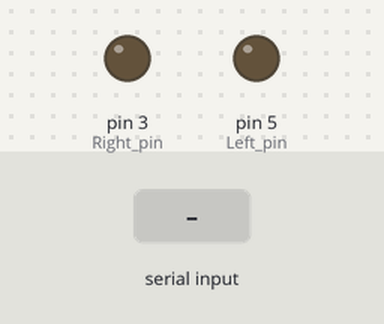
Simulated run of this sketch. Board: Arduino Uno, built with avr-gcc and run on an emulated ATmega328P. Parts: output pins drawn as LEDs (lit = HIGH). The test bench sets the inputs (shaded band). What the sketch prints to the serial monitor is not drawn.

Above: at 1.2 s.
1.3 s: "1" received over Serial
At 1.7 s:
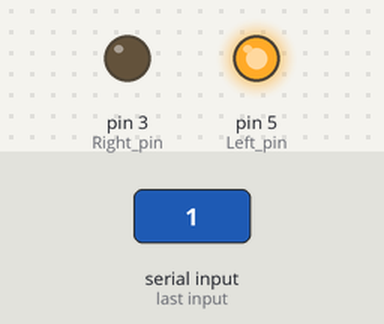
3.3 s: "2" received over Serial
At 3.7 s:
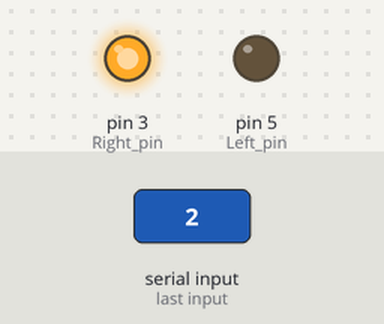
5.3 s: "3" received over Serial
At 5.6 s:
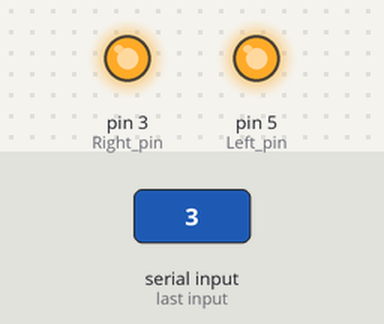
Timing chart, 0 to 8.3 s (numbered marks = the images above; inputs shaded):
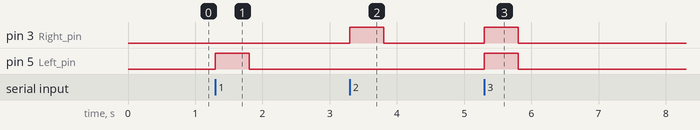

Measured:
- after the input at 1.3 s, pin 5 (Left_pin): LOW → HIGH at once, → LOW 0.50 s later
- after the input at 3.3 s, pin 3 (Right_pin): LOW → HIGH at once, → LOW 0.50 s later
- after the input at 5.3 s, pin 3 (Right_pin), pin 5 (Left_pin): LOW → HIGH at once, → LOW 0.50 s later

The sketch:

test.ino
```cpp
int Left_pin = 5;
int Right_pin = 3;
char data = 0;
int data1;
int check1, check2;

void setup( )                    // Initialization settings; then only runs the function.

{
Serial.begin(9600);             //baudrate is setup to 9600
pinMode(Left_pin, OUTPUT);
pinMode(Right_pin, OUTPUT);
}

void loop( )                    //The function operates repeatedly until the poweroff.
{

while(Serial.available( ))

{

data = Serial.read();   // Check whether data is available or not. If data is available, then data is read.
Serial.write(data);
if (data == '1')
{ check1 = HIGH;
  check2 = LOW;
}
else if (data == '2')
{ check1 = LOW;
  check2 = HIGH;
}
else if (data == '3')
{ check1 = HIGH;
  check2 = HIGH;
}
else
{ check1 = LOW;
  check2 = LOW;
}

digitalWrite(Left_pin,check1);
digitalWrite(Right_pin,check2);
delay(500);
digitalWrite(Left_pin,LOW);
digitalWrite(Right_pin,LOW);
delay(1000);

}
}
```
